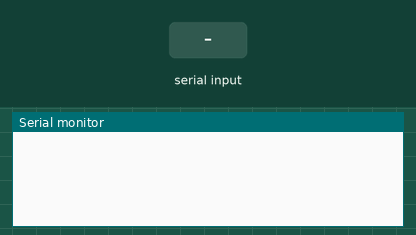
A sketch run on a simulated Arduino Uno, built with avr-gcc and run on an emulated ATmega328P. Shown: the last lines printed to the serial monitor. The inputs (shaded band) are chosen by the test bench.

Above: at 1.5 s.
1.6 s: "90,45\n" received over Serial
At 2.9 s:
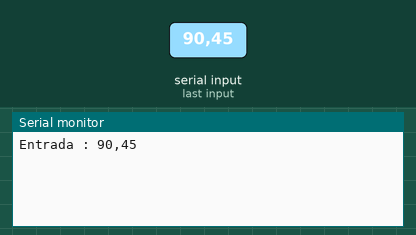
3.5 s: "5\n" received over Serial
At 4.5 s:
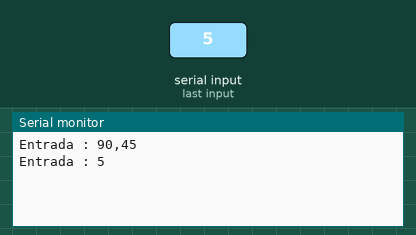

Measured:
- after the input at 1.6 s, the serial monitor: prints a new line after 0.40 s (image 1)
- after the input at 3.5 s, the serial monitor: prints a new line after 0.50 s (image 2)

The sketch:

servo_e_serial.ino
```cpp
#include "ler_do_serial.h"
//long value {};

String entrada;

void setup()
{
  Serial.begin(9600);
}

void loop()
{
  delay(500);
  //value = ler_inteiro_do_serial();
  entrada = ler_generico_do_serial();
  /*
  if (value == NO_INPUT)
  {
    Serial.println("No input");
  }
  else
  {
    Serial.print("Value: ");
    Serial.println(value);
  }*/

  if(entrada != "")
  {
    Serial.print("Entrada : ");
    Serial.println(entrada);
  }

}
```

ler_do_serial.h
```cpp
const long NO_INPUT{-2147483648};

long ler_inteiro_do_serial()
{
	delay(8);
	int num_bytes{Serial.available()};
	if (num_bytes > 1)
	{
		char buffer[64]{};
		size_t buff_counter{0};
		char temp{};
		bool number_started{false};
		bool space_in_between{false};
		--num_bytes;
		for (size_t i{0}; i < num_bytes; ++i)
		{
			temp = Serial.read();
			if (temp != ' ')
			{
				if (space_in_between)
				{
					Serial.println("Entrada com espaço entre palavras");
					while (++i < (num_bytes + 1))
					{
						Serial.read(); // cleaning the remaining characters that were left in the buffer
					}
					return NO_INPUT;
				}
				if (temp >= '0' && temp <= '9')
				{
					buffer[buff_counter++] = temp;
					number_started = true;
				}
				else
				{
					Serial.println("Entrada com caracteres que não são numeros");
					while (++i < (num_bytes + 1))
					{
						Serial.read(); // cleaning the remaining characters that were left in the buffer
					}
					return NO_INPUT;
				}
			}
			else
			{
				if (number_started)
				{
					space_in_between = true;
				}
			}
		}
		buffer[buff_counter] = '\0';
		Serial.read(); // cleanning the last character('\n') that were left in the buffer
		return atol(buffer);
	}
	else
	{
		if (num_bytes)
		{
			Serial.read();
		}
		return NO_INPUT;
	}
}


String ler_generico_do_serial()
{
	if (Serial.available())
	{
    	return Serial.readStringUntil('\n');
	}
	return String{""};
}
```
